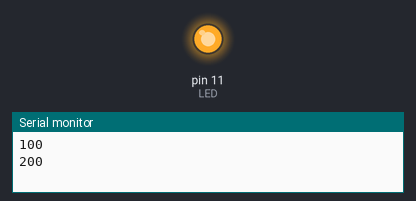
Recording of a sketch running on a simulated Arduino Uno, built with avr-gcc and run on an emulated ATmega328P. Shown: output pins drawn as LEDs (lit = HIGH), the last lines printed to the serial monitor.

Above: at 0.75 s.
At 10.5 s:
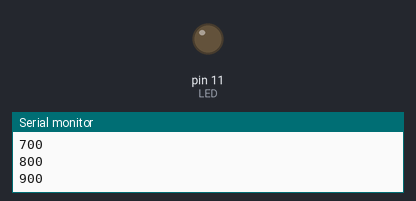
Timing chart, 0 to 14.3 s (numbered marks = the images above):
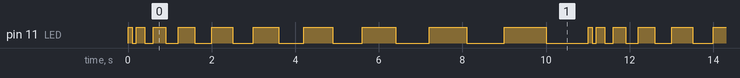

The sketch:

1-3_for.ino
```cpp
// 실습 1-3 For 문을 통해 LED 깜빡이는 속도 조절하기

const int LED = 11; // 11번 핀을 사용하는 LED 상수 정의

void setup()
{
  pinMode(LED, OUTPUT); // LED를 출력으로 지정
  Serial.begin(9600);  // 컴퓨터와 아두이노 통신 설정
}

void loop()
{
  for (int i=100; i<=1000; i+=100) // 100부터 시작하여 1000이 될때까지 반복, 100씩 증가
  {
    digitalWrite(LED, HIGH);
    delay(i);
    digitalWrite(LED, LOW);
    delay(i);
    Serial.println(i); // 시리얼 모니터에 i 값 출력
  }
}
```

Measured:
- by itself, pin 11 (LED): repeats every 11.0 s: LOW 0.10 s, HIGH 0.20 s, LOW 0.20 s, HIGH 0.30 s, LOW 0.30 s, HIGH 0.40 s, LOW 0.40 s, HIGH 0.50 s, LOW 0.50 s, HIGH 0.60 s, LOW 0.60 s, HIGH 0.70 s, LOW 0.70 s, HIGH 0.80 s, LOW 0.80 s, HIGH 0.90 s, LOW 0.90 s, HIGH 1.0 s, LOW 1.0 s, HIGH 0.10 s
- by itself, everything shown: repeats every 11.0 s, in 20 steps
